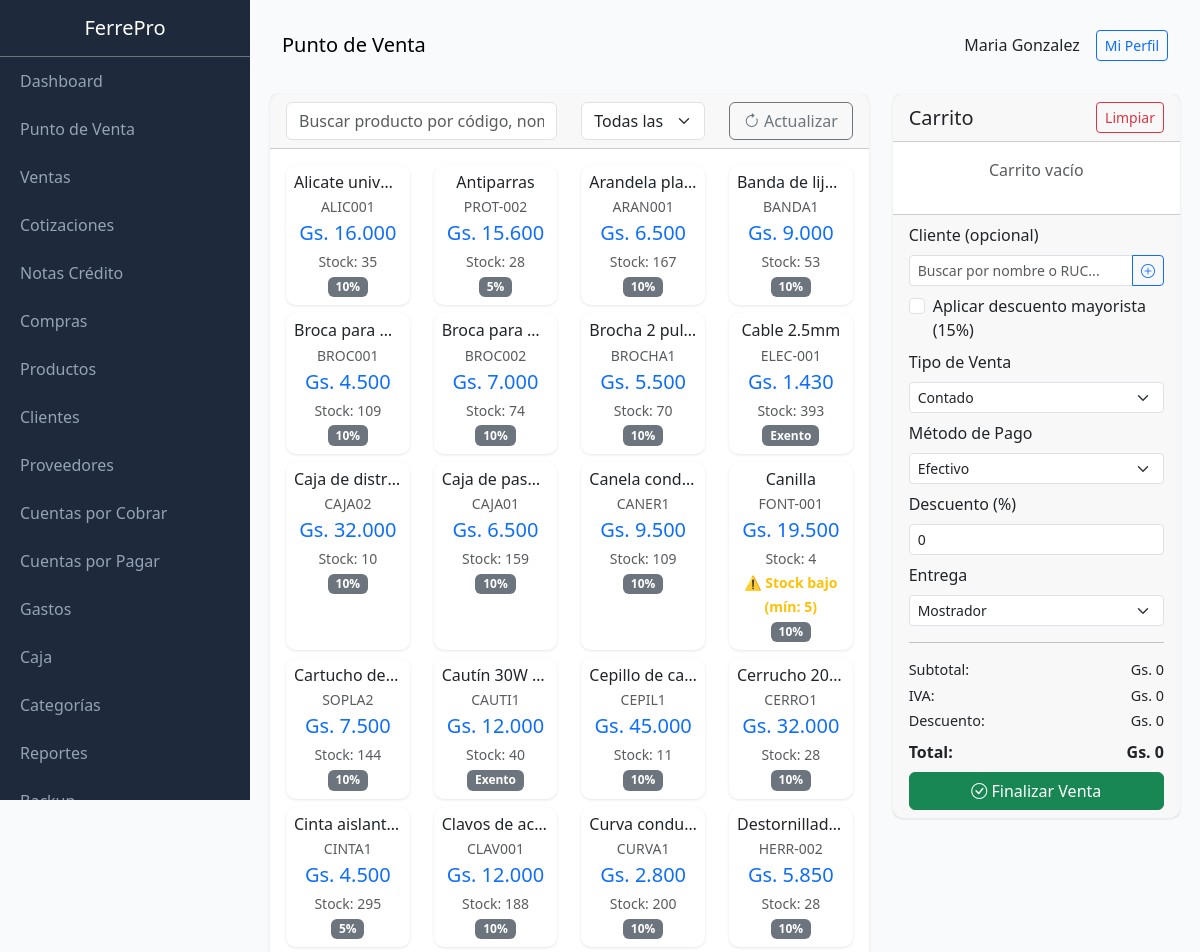
Page /public/index.php?page=pos (signed in, upper part) on the earlier database version.
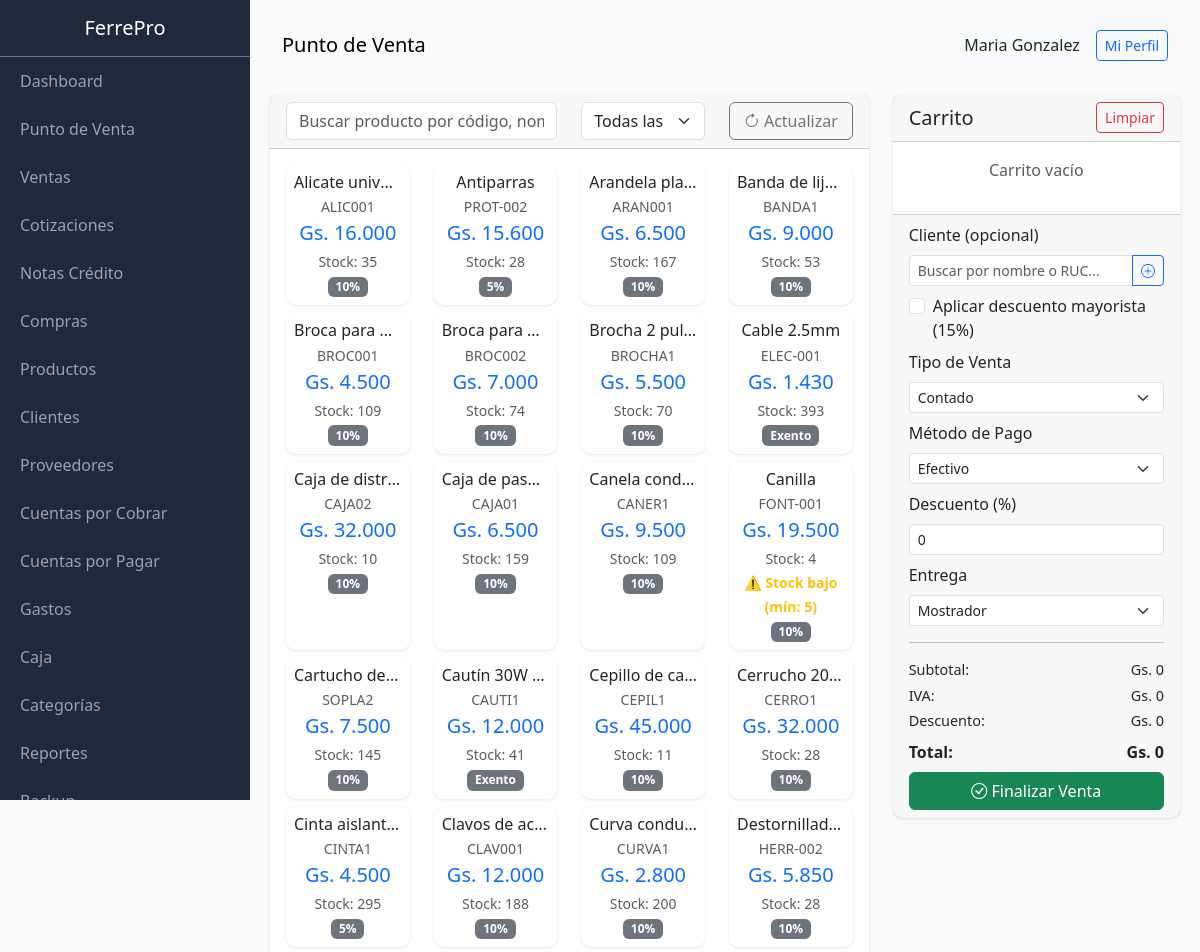
Same page on the later database version.
### tables this page shows
CREATE TABLE products (
                id INTEGER PRIMARY KEY AUTOINCREMENT,
                code TEXT UNIQUE,
                barcode TEXT,
                name TEXT NOT NULL,
                description TEXT,
                category_id INTEGER,
                provider_id INTEGER,
                unit TEXT DEFAULT 'unidad',
                cost_price REAL DEFAULT 0,
                sale_price REAL DEFAULT 0,
                wholesale_price REAL DEFAULT 0,
                stock INTEGER DEFAULT 0,
                min_stock INTEGER DEFAULT 5,
                location TEXT,
                active INTEGER DEFAULT 1,
                created_at DATETIME DEFAULT CURRENT_TIMESTAMP, iva INTEGER DEFAULT 10,
                FOREIGN KEY (category_id) REFERENCES categories(id),
                FOREIGN KEY (provider_id) REFERENCES providers(id)
            );

### class/Database.php (called while the page is built, shortened)
<?php
class Database extends PDO {
    private static $instance = null;
    public static function getInstance() {
        if (self::$instance === null) {
            self::$instance = new self();
        }
        return self::$instance;
    }
}

### class/Format.php (called while the page is built, shortened)
<?php
class Format {
    public static function money($amount) {
        $amount = floatval($amount);
        return 'Gs. ' . number_format($amount, 0, ',', '.');
    }
}

### views/pos/index.php (the view, shortened to what the changed rows need)
<?php
$categories = db()->query("SELECT * FROM categories WHERE active = 1 ORDER BY name")->fetchAll(PDO::FETCH_ASSOC);
$clients = db()->query("SELECT * FROM clients WHERE active = 1 ORDER BY name")->fetchAll(PDO::FETCH_ASSOC);
$products = db()->query("SELECT p.*, c.name as category_name FROM products p LEFT JOIN categories c ON p.category_id = c.id WHERE p.active = 1 AND p.stock > 0 ORDER BY p.name")->fetchAll(PDO::FETCH_ASSOC);
$content = '
<div class="row">
    <div class="col-md-8">
        <div class="card mb-3">
            <div class="card-header">
                <div class="row">
                    <div class="col-md-6">
                        <input type="text" id="searchProduct" class="form-control" placeholder="Buscar producto por código, nombre o barcode..." autocomplete="off">
                        <div id="searchResults" class="list-group position-absolute" style="z-index: 1000; max-height: 300px; overflow-y: auto; display: none; width: 100%; top: 38px;"></div>
                    </div>
                    <div class="col-md-3">
                        <select id="filterCategory" class="form-select">
                            <option value="">Todas las categorías</option>
                            ' . implode('', array_map(fn($c) => "<option value=\"{$c['id']}\">{$c['name']}</option>", $categories)) . '
                        </select>
                    </div>
                    <div class="col-md-3">
                        <button type="button" class="btn btn-outline-secondary w-100" id="btnActualizar">
                            <i class="bi bi-arrow-clockwise"></i> Actualizar
                        </button>
                    </div>
                </div>
            </div>
            <div class="card-body">
                <div id="productsGrid" class="row">';
foreach ($products as $p) {
    $stock_warning = $p['stock'] <= $p['min_stock'] ? 'border-warning border-2' : '';
    $iva_label = $p['iva'] == 0 ? 'Exento' : $p['iva'] . '%';
    $content .= '<div class="col-md-3 col-6 mb-2 product-card" data-category="' . ($p['category_id'] ?? '') . '" data-min-stock="' . $p['min_stock'] . '">
        <div class="card h-100 product-item ' . $stock_warning . '" style="cursor: pointer;" data-id="' . $p['id'] . '" data-name="' . htmlspecialchars($p['name']) . '" data-price="' . $p['sale_price'] . '" data-wholesale-price="' . ($p['wholesale_price'] ?? $p['sale_price']) . '" data-stock="' . $p['stock'] . '" data-min-stock="' . $p['min_stock'] . '" data-code="' . htmlspecialchars($p['code']) . '" data-iva="' . $p['iva'] . '">
            <div class="card-body text-center p-2">
                <h6 class="mb-1 text-truncate">' . htmlspecialchars($p['name']) . '</h6>
                <p class="text-muted small mb-1">' . $p['code'] . '</p>
                <h5 class="text-primary mb-1">' . Format::money($p['sale_price']) . '</h5>
                <small class="text-muted">Stock: ' . $p['stock'] . '</small>';
    if ($p['stock'] <= $p['min_stock']) {
        $content .= '<br><small class="text-warning fw-bold">⚠️ Stock bajo (mín: ' . $p['min_stock'] . ')</small>';
    }
    $content .= '<br><small class="badge bg-secondary">' . $iva_label . '</small>';
    $content .= '</div>
        </div>
    </div>';
}
$content .= '</div>
            </div>
        </div>
    </div>
                         ' . implode('', array_map(fn($c) => "{$c['']}{$c['']}{$c['']}{$c['']}{$c['']}{$c['']} {$c['']} " . ($c[''] > 0 ? " " . Format::money($c['']) . "" : "") . "</option>", $clients)) . '
</div>
';

Differences in the rows shown:
changed products "Gs. 7.500": stock "144" → "145"
changed products "CAUTI1": stock "40" → "41"
